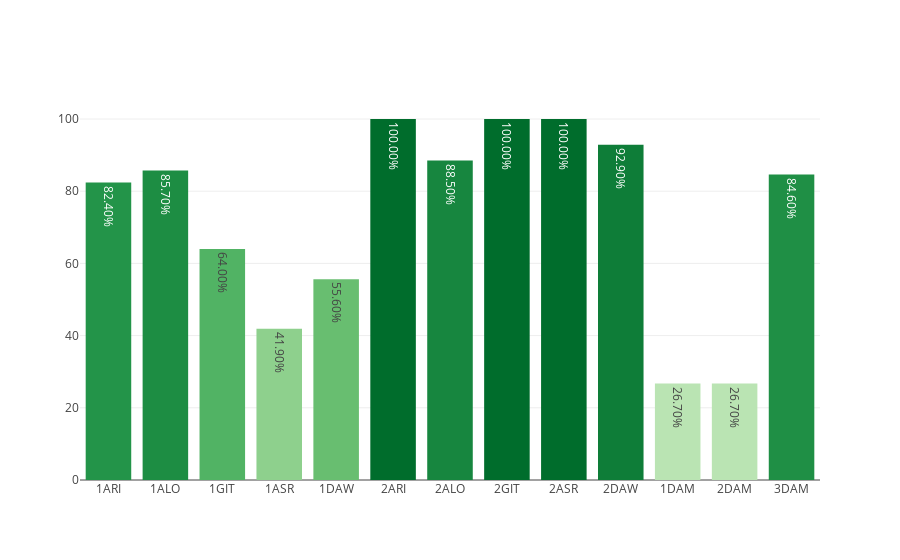

The code cell stored with this chart in its notebook:
### Markdown cell above
## CICLOS FORMATIVOS DE GRADO SUPERIOR

### Code cell
dfc_CFGS = loaders.get_data_by_stages(dfc, 'CFGS')
myplotly.bar_simple(dfc_CFGS.index, dfc_CFGS['éxito'])

### Figure 1 — Plotly figure (JSON) as saved in the notebook; plotly's stock layout.template omitted (floating-point values rounded to 4 significant figures)
{"data": [{"hoverinfo": "x+text", "marker": {"color": [82.4, 85.7, 64, 41.9, 55.6, 100, 88.5, 100, 100, 92.9, 26.7, 26.7, 84.6], "colorscale": [[0, "rgb(186,228,179)"], [0.3333, "rgb(116,196,118)"], [0.6667, "rgb(49,163,84)"], [1, "rgb(0,109,44)"]]}, "text": ["82.40%", "85.70%", "64.00%", "41.90%", "55.60%", "100.00%", "88.50%", "100.00%", "100.00%", "92.90%", "26.70%", "26.70%", "84.60%"], "type": "bar", "uid": "24280ccd-e781-47d4-a721-66411c60edd4", "x": ["1ARI", "1ALO", "1GIT", "1ASR", "1DAW", "2ARI", "2ALO", "2GIT", "2ASR", "2DAW", "1DAM", "2DAM", "3DAM"], "y": [82.4, 85.7, 64, 41.9, 55.6, 100, 88.5, 100, 100, 92.9, 26.7, 26.7, 84.6]}], "layout": {"title": {"text": ""}}}
